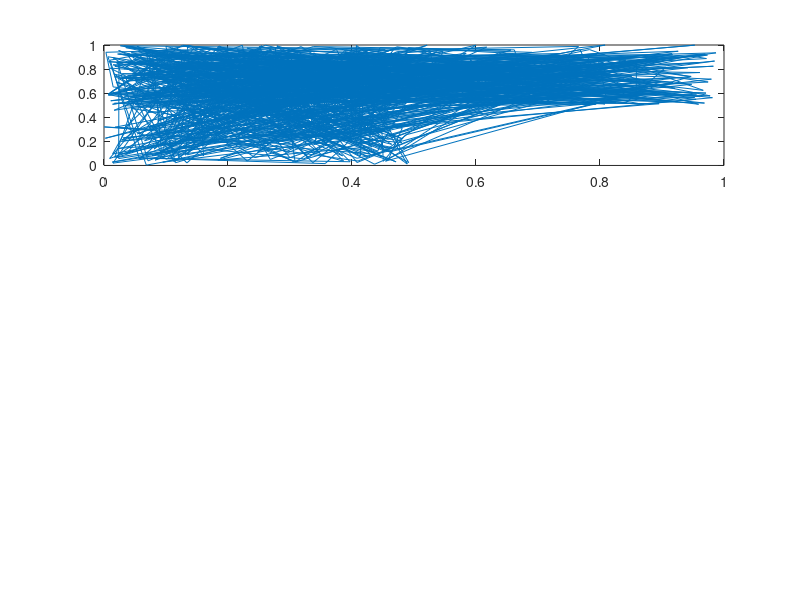

MATLAB code for this plot: (Note: this script raises an error after producing the figure.)
n = 2;
m = 100;
inputs = rand(n, 1000);

weights = -1 * (1+1) * rand(m, n);

for i=1:length(inputs)
    input = inputs(:, i);
    if input(1) > 0.5 && input(2) < 0.5
        r = rand/2;
        inputs(:, i) = [input(1) - 0.5, input(2) + 0.5];
    end
end

subplot(3,1,1)
plot(inputs(1,:), inputs(2,:))
indicies = 1:length(weights);

%----- Ordering Phase -----
iterations = 10^3;
sigma_null = 100;
learning_null = 0.1;
t_sigma = 300;


for i = 1:iterations
    sigma = sigma_null * exp(-(i-1)/t_sigma);
    learning_rate = learning_null * exp(-(i-1)/t_sigma);
    pattern = inputs(:, i);
    winning = winning_index(weights, pattern, indicies);
    
    delta = learning_rule(indicies, winning, pattern, weights, learning_rate, sigma);
    weights = weights + delta;
end
subplot(3,1,2);
plot(weights(:,1), weights(:,2));
%----- Conv Phase ------
iterations = 2 * 10^4;
sigma = 0.9;
leraning_rate = 0.01;

for i = 1:iterations
    it = mod(i, length(inputs));
    
    if it == 0
        it = length(inputs);
    end
    
    pattern = inputs(:, it);
    winning = winning_index(weights, pattern, indicies);
    
    delta = learning_rule(indicies, winning, pattern, weights, learning_rate, sigma);
    weights = weights + delta;
end
subplot(3,1,3);
plot(weights(:,1), weights(:,2));

function delta = learning_rule(indicies, winning_index, pattern, weights, learning_rate, neighborhood_sigma)
    tmp = @(x) neighborhood(x, winning_index, neighborhood_sigma);
    neighbors = arrayfun(tmp, indicies);
    
    delta = learning_rate * neighbors.' .* (pattern.' - weights);
end

function lambda = neighborhood(index, index_comp, sigma)
    lambda = exp(-abs(index - index_comp)^2 / (2 * sigma^2));
end

function index = winning_index(weights, pattern, indicies)
    dist = inf;
    for j =indicies
        weight = weights(j, :).';
        dist_tmp = norm(pattern - weight);
        if dist_tmp < dist
            dist = dist_tmp;
            winning= j;
        end
    end
    index = winning;
end